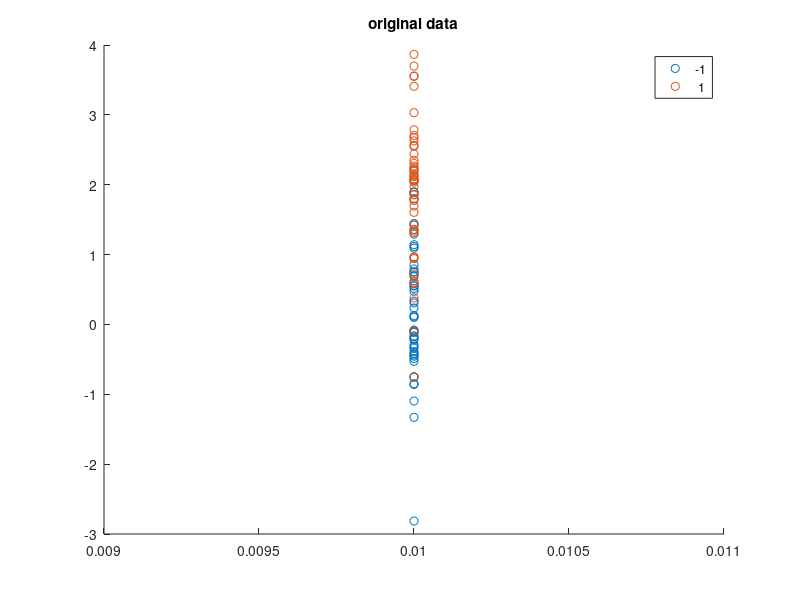

The MATLAB source for this figure: (Note: this script raises an error after producing the figure.)
% 1D
nn = 50;

x1 = randn(nn,1);
x2 = randn(nn,1) + 2;

X = [x1;x2];
Labels = [ones(nn,1)*-1;ones(nn,1)*1];
W = ones(2*nn,1)/(2*nn);
Direction = [-1;1];

figure
gscatter(W,X,Labels)
title('original data')

[Thresh,bestscore,IG] = DecisionStumpBasic(X,W,Labels);
Thresh
IG
classest = DecisionStumpOnline(X,Thresh,Direction);
corr = classest == Labels;
acc = mean(corr)
[W,alpha] = AdaBoostUpdate(W,Labels,classest);


%Information gain decision stump
[Thresh2,IG2] = DecisionStumpIG(X,Labels)
classest2 = DecisionStumpOnline(X,Thresh,Direction);
corr2 = classest2 == Labels;
acc2 = mean(corr2)

figure
scale = 2000;
DT = getClassData(X,classest);
WT = getClassData(W,classest);
cc = 1;
scatter(ones(length(DT{cc}),1), DT{cc}, WT{cc}*scale,'ro')
hold on
cc = 2;
scatter(ones(length(DT{cc}),1), DT{cc}, WT{cc}*scale,'bo')
hold on
plot([0.5,1.5],[Thresh,Thresh],'k')
hold off
title('weights + data')


figure
gscatter(ones(2*nn,1),X,classest)
hold on
plot([0.5,1.5],[Thresh,Thresh],'k')
hold off
title('estimated classes')

%% 1D with different variances to look at information gain

nn = 50;

x1 = randn(nn,1)*0.1+2;
x2 = randn(nn,1)*0.3+3.5;

X = [x1;x2];
Labels = [ones(nn,1)*-1;ones(nn,1)*1];
W = ones(2*nn,1)/(2*nn);
Direction = [-1;1];

figure
gscatter(W,X,Labels)
title('original data')

%standard decision stump
[Thresh,bestscore,IG] = DecisionStumpBasic(X,W,Labels);
Thresh
IG
classest = DecisionStumpOnline(X,Thresh,Direction);
[W,alpha] = AdaBoostUpdate(W,Labels,classest);


%Information gain decision stump
[Thresh2,IG2] = DecisionStumpIG(X,Labels)

figure
scale = 500;
DT = getClassData(X,classest);
WT = getClassData(W,classest);
cc = 1;
scatter(ones(length(DT{cc}),1), DT{cc}, WT{cc}*scale,'ro')
hold on
cc = 2;
scatter(ones(length(DT{cc}),1), DT{cc}, WT{cc}*scale,'bo')
hold on
plot([0.5,1.5],[Thresh,Thresh],'k')
hold off
title('weights + data')


figure
gscatter(ones(2*nn,1),X,classest)
hold on
plot([0.5,1.5],[Thresh,Thresh],'k')
hold off
title('estimated classes')

%% 2D
nn = 100;

x1 = [randn(nn,1), randn(nn,1)];
x2 = [randn(nn,1) + 2, randn(nn,1) + 2];

X = [x1;x2];
Labels = [ones(nn,1)*-1;ones(nn,1)*1];
W = ones(2*nn,1)/(2*nn);
Dir = [-1,1];

figure
gscatter(X(:,1),X(:,2),Labels)
title('original data')

[Thresh1,bestscore,IG] = DecisionStumpBasic(X(:,1),W,Labels);
classest = DecisionStumpOnline(X(:,1),Thresh1,Dir);
[W,alpha] = AdaBoostUpdate(W,Labels,classest);

[Thresh2,bestscore,IG] = DecisionStumpBasic(X(:,2),W,Labels);
classest = DecisionStumpOnline(X(:,2),Thresh2,Dir);
[W,alpha] = AdaBoostUpdate(W,Labels,classest);

figure
scale = 3000;
DT = getClassData(X,classest);
WT = getClassData(W,classest);
cc = 1;
scatter(DT{cc}(:,1), DT{cc}(:,2), WT{cc}*scale,'ro')
hold on
cc = 2;
scatter(DT{cc}(:,1), DT{cc}(:,2), WT{cc}*scale,'bo')
hold on
plot([-5,5],[Thresh1,Thresh1],'k')
hold on
plot([Thresh2,Thresh2],[-5,5],'k')
hold off
title('weights + data')

figure
gscatter(X(:,1),X(:,2),classest)
title('class est data')

%% Now try adaboost
nn = 100;

x1 = [randn(nn,1), randn(nn,1)];
x2 = [randn(nn,1) + 2, randn(nn,1) + 2];

X = [x1;x2];
Labels = [ones(nn,1)*-1;ones(nn,1)*1];

[Tree] = AdaBoostTrain(X,Labels,20,true);

[ClassEstimate,Value] = AdaBoostClassify(X,Tree);

figure
gscatter(X(:,1),X(:,2),Labels)
title('original data')

figure
gscatter(X(:,1),X(:,2),ClassEstimate)
title('class est data')

%% try it on fisher

load fisheriris.mat

[X,Labels] = GetPNLabels(meas,species,[2,3]);

figure
gscatter3(X(:,1),X(:,2),X(:,4),Labels)
title('-1/1  data ')

[Tree] = AdaBoostTrain(X,Labels,20,true);

[ClassEstimate,Value] = AdaBoostClassify(X,Tree);

figure
gscatter3(X(:,1),X(:,2),X(:,4),ClassEstimate)
title('class est data')

corr = ClassEstimate == Labels;
acc = mean(corr)
